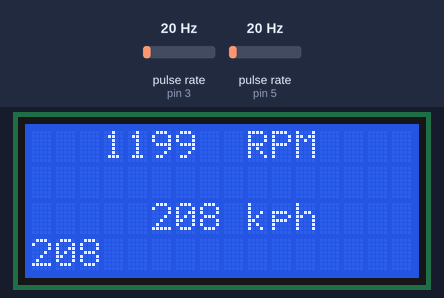
A sketch run on a simulated Arduino Uno, built with avr-gcc and run on an emulated ATmega328P. Shown: 16×4 character LCD. Wiring (inferred from the names in the program): 2 × pulse sensor: data pin 3 / data pin 5. Inputs (shaded band) come from the test bench; at power-on: pulse rate (sensors on pin 3, pin 5) 20 Hz. What the sketch prints to the serial monitor is not drawn.

Above: at 1.2 s.
1.3 s: pulse rate (sensor on pin 3) set to 150 Hz
At 1.57 s:
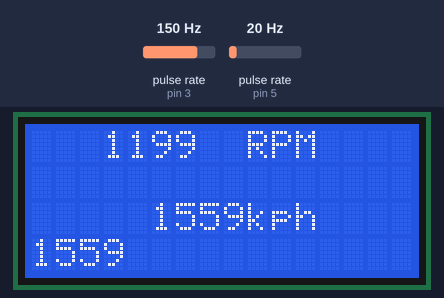
2.8 s: pulse rate (sensor on pin 5) set to 4 Hz
At 3.8 s:
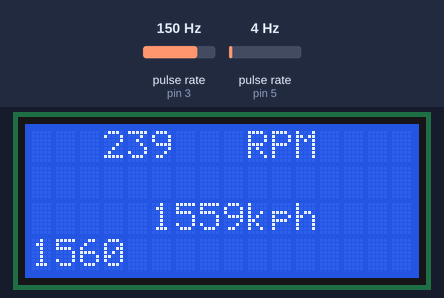
5.5 s: pulse rate (sensor on pin 5) set to 50 Hz
At 5.9 s:
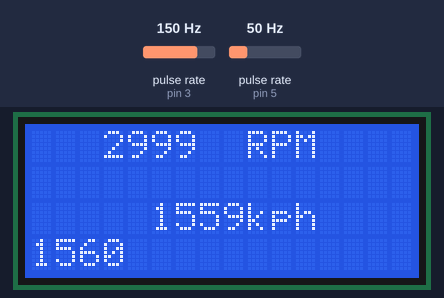
7.6 s: pulse rate (sensor on pin 3) set to 4 Hz
At 8.3 s:
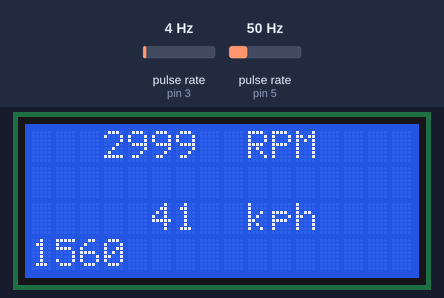
9.4 s: pulse rate (sensor on pin 3) set to 50 Hz
At 10.6 s:
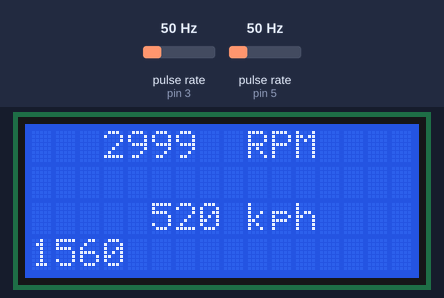
11.1 s: pulse rate (sensor on pin 5) set to 196 Hz
At 12.7 s:
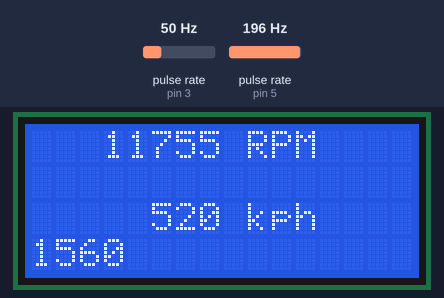
Timing chart, 0 to 14.2 s (numbered marks = the images above; inputs shaded):
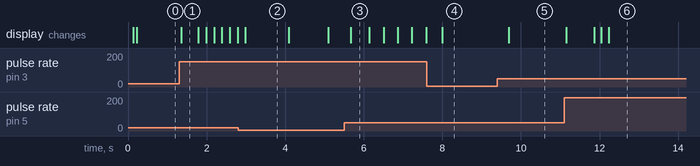

Measured:
- after the input at 1.3 s, the display: changes after 0.06 s (image 1)
- after the input at 2.8 s, the display: changes after 0.18 s (image 2)
- after the input at 5.5 s, the display: changes after 0.17 s (image 3)
- after the input at 7.6 s, the display: changes after 0.40 s (image 4)
- after the input at 9.4 s, the display: changes after 0.29 s (image 5)
- after the input at 11.1 s, the display: first changes after 0.05 s (image 6 shows a later state)
- what the display in image 1 shows lasts 0.4 s, from 1.4 s to 1.8 s

The sketch:

dashboard_2.0.ino
```cpp
/****************
 *   CURT FS    *
 *  14/06/2017  *
 *              *
 * Omar Cartera *
 ****************/

//gear ratios (input:output) combined ratio for each gear, its ratio + final drive ratio
float final_drive = 0.355;    //11:31

float gear_1 = 0.389 * final_drive;         //14:36
float gear_2 = 0.531 * final_drive;         //17:32
float gear_3 = 0.679 * final_drive;         //19:28
float gear_4 = 0.846 * final_drive;         //22:26
float gear_5 = 1.043 * final_drive;         //24:23
float gear_6 = 1.238 * final_drive;         //26:21

float ratio = 0;

int current_gear = 0;

//The tyre outer radius of our FS wheel in cm.
#define RADIUS 23

//virtual ground pin, should be revised
#define VIRTUAL_GND 12

//SPEED_SIGNAL = wheel speed hall effect sensor, RPM_SIGNAL = rpm from engine ECU
#define SPEED_SIGNAL 3
#define RPM_SIGNAL 5

//LCD Library and configurations to 4-bit data mode
#include <LiquidCrystal.h>
LiquidCrystal lcd(11, 10, 9, 8, 7, 6);

//durations must be unsigned long because micros expand very quickly.
unsigned long int speed_duration;
unsigned long int rpm_duration;

//16-bit variables to hold rpm, kph, max speed and engine rpm values is more than enough. max of 65536
unsigned int wheel_rpm;
unsigned int kph;
unsigned int max_speed = 0;
unsigned int engine_rpm = 0;


//setup and configurations function
void setup()
{
  //another power supply from arduino to get 5 out of the sensor not used with our FS car.
  //works with the power bank.
  //pinMode(9, OUTPUT);
  //analogWrite(9, 400);

  //Setting the virtual ground pin *must check the pin 12*
  pinMode(VIRTUAL_GND, INPUT);//NEVER put it output or you fry the Dueno!

  //Sensors pin configurations
  pinMode(SPEED_SIGNAL, INPUT);
  pinMode(RPM_SIGNAL, INPUT);

  //Serial communication baud rate
  Serial.begin(9600);

  //LCD Initialization
  lcd.begin(16, 4);
  lcd.clear();

  lcd.setCursor(0, 0);
  lcd.print("   0     RPM    ");


  /*
  //Putting the constant characters on the LCD
  lcd.setCursor(9, 2);
  lcd.print("kph");

  lcd.setCursor(3, 2);
  lcd.print("  0  ");
  */
}

void loop()
{
  //returns the us of the revolution and returns 0 if less than 5.8 rpm
  //or 1 kph

  speed_duration = pulseIn(SPEED_SIGNAL, HIGH, 5202477);

  //If the wheel isn't moving or slower than 1 kph
  if(speed_duration == 0)
  {
    wheel_rpm = 0;
    kph = 0;

    lcd.setCursor(0, 2);
    lcd.print("     0   kph    ");

    Serial.print("SPEED   ");
    Serial.println(kph);
  }

  //If the wheel is moving any thing higher than 5.8 rpm or 1 kph
  else
  {
    //converting from us to rpm
    wheel_rpm = 60000000/(float(speed_duration));

    //converting from rpm to kph
    kph = (wheel_rpm * 0.0012 * RADIUS * 3.141592654);

    lcd.setCursor(0, 2);
    lcd.print("     0   kph    ");

    lcd.setCursor(5, 2);
    lcd.print(kph);

    Serial.print("SPEED   ");
    Serial.println(kph);

    //getting the current gear given engine rpm and wheel rpm
    ratio = float(wheel_rpm)/float(engine_rpm);

    if (ratio <= gear_1)
    {
      current_gear = 1;
    }

    else if (ratio < gear_2)
    {
      current_gear = 2;
    }

    else if (ratio < gear_3)
    {
      current_gear = 3;
    }

    else if (ratio < gear_4)
    {
      current_gear = 4;
    }

    else if (ratio < gear_5)
    {
      current_gear = 5;
    }

    else if (ratio < gear_6)
    {
      current_gear = 6;
    }
  }

  //print the current gear on the lcd


  max_speed = (max_speed > kph ? max_speed : kph);

  lcd.setCursor(0, 3);
  lcd.print(max_speed);

  delay(50);


  /////////////////////////////////////////////////////////////////////////////
  //engine rpm calculations
  rpm_duration = pulseIn(RPM_SIGNAL, HIGH);

  if (rpm_duration != 0)
  {
    //converting from us to rpm. Multiplied by 1/2 because ECU returns double the RPM
    engine_rpm = (0.5 * 60000000)/(float(rpm_duration));

    lcd.setCursor(0, 0);
    lcd.print("         RPM    ");

    lcd.setCursor(3, 0);
    lcd.print(engine_rpm);

    Serial.print("RPM   ");
    Serial.println(engine_rpm);
  }

  else
  {
    lcd.setCursor(0, 0);
    lcd.print("   0     RPM    ");

    Serial.print("RPM   ");
    Serial.println(0);
  }

  //output speed/input speed = ratio;
  //this ratio will be compared to the gear ratios
  //the closer ratio to it will be the current gear
  //should be optimized like the high performance cars and changed to millis() to free the processor
  delay(100);
}
```
